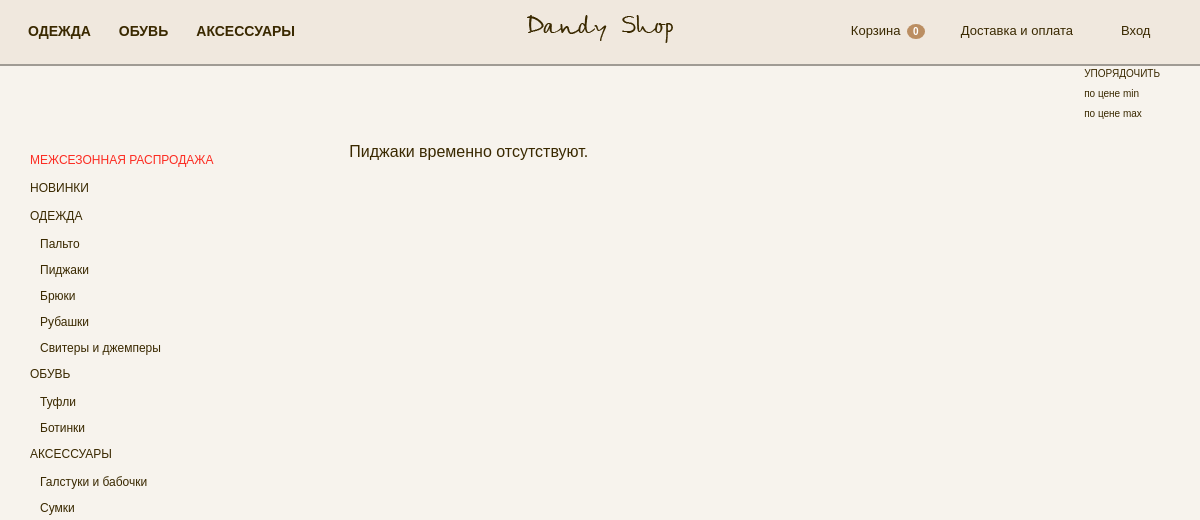
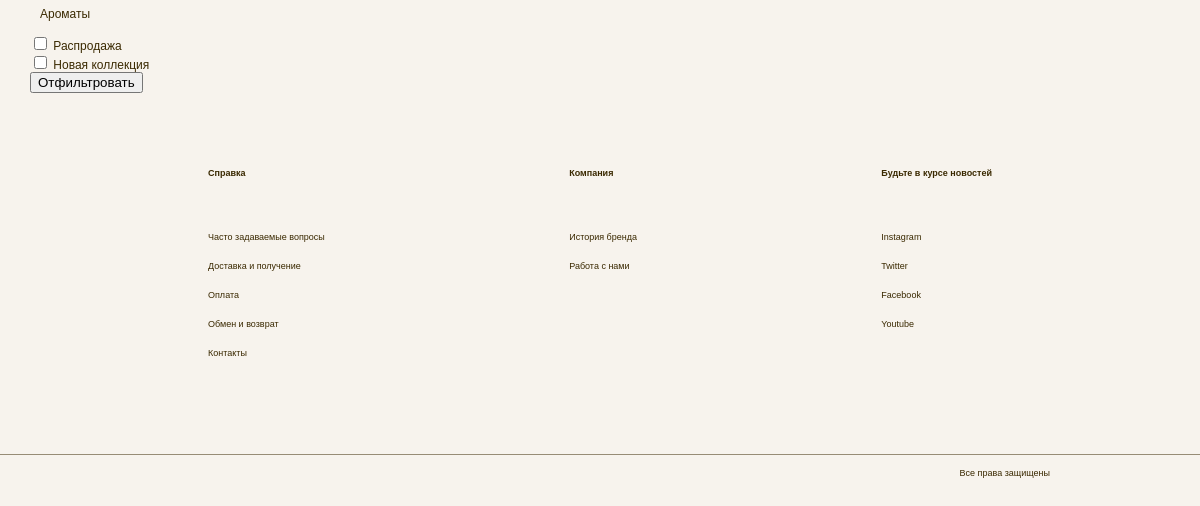
/catalog/2/, run on an earlier commit of the app's database (2 pictures, top to bottom).
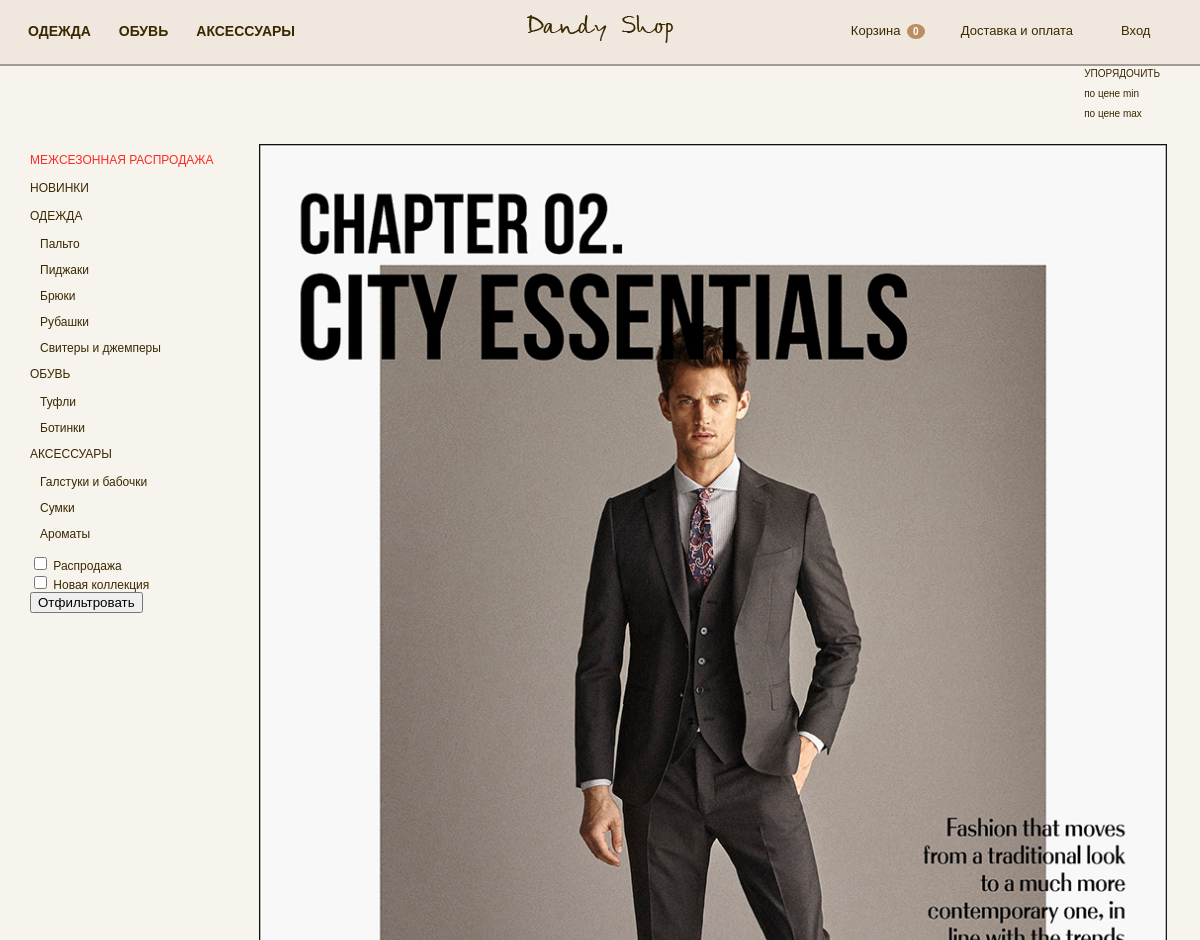
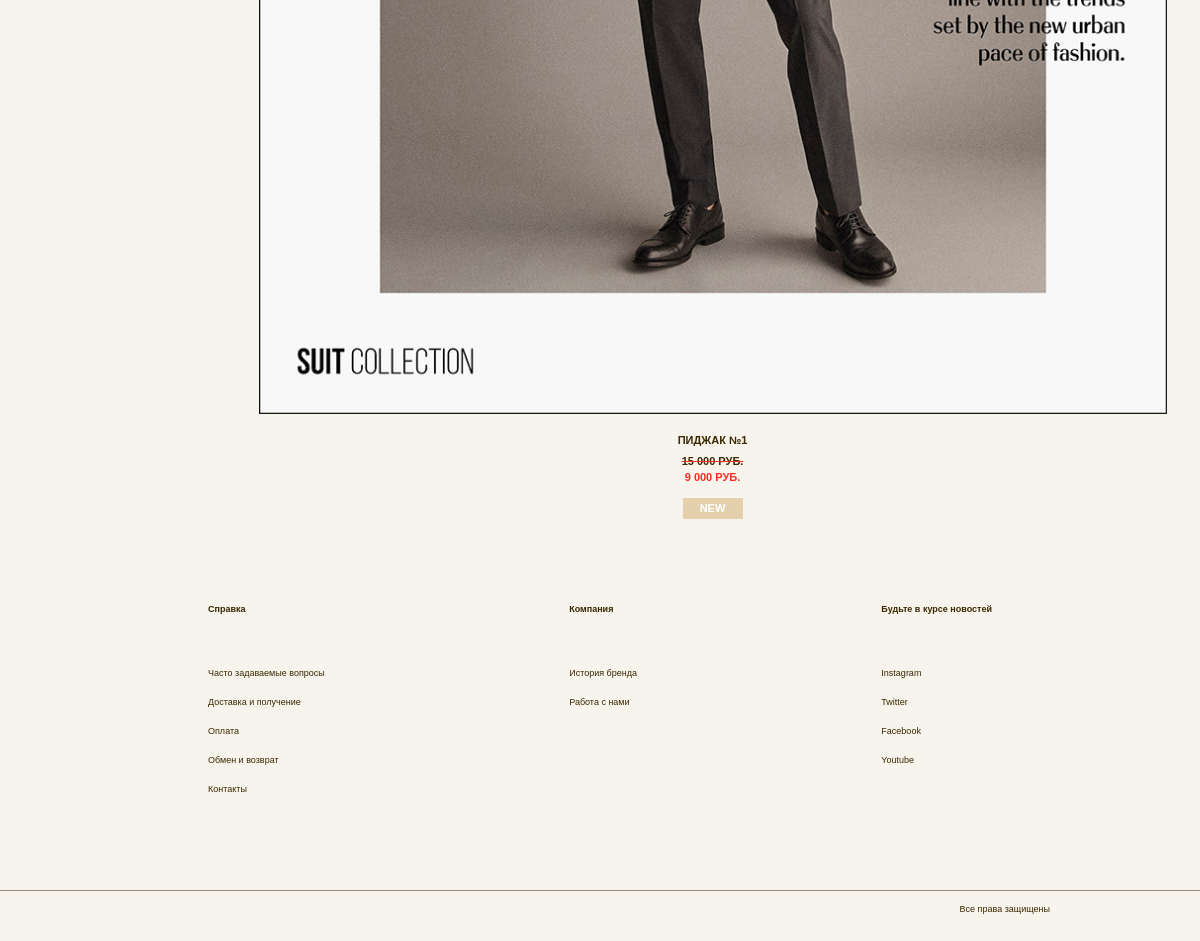
And on a later commit of the database (2 pictures, top to bottom).
### catalogApp/models.py (models this page shows, shortened)
class Subcatalog(models.Model):
    fk_catalog = models.ForeignKey(
        Catalog, on_delete=models.SET_NULL, related_name='subcatalogs',
        null=True
    )
    name = models.CharField(max_length=100)

### productApp/models.py (models this page shows, shortened)
class Product(models.Model):
    fk_subcatalog = models.ForeignKey(
        Subcatalog, on_delete=models.SET_NULL, related_name='products',
        null=True
    )
    name = models.CharField(max_length=100)
    description = models.TextField(blank=True)
    price = models.PositiveIntegerField(default=0)
    old_price = models.PositiveIntegerField(default=0, blank=True)
    new = models.BooleanField(default=False, blank=True)

class ImageProduct(models.Model):
    fk_product = models.ForeignKey(
        Product, on_delete=models.CASCADE, related_name='images_product')
    image = models.ImageField(
        blank=True, upload_to='imagesProduct')

### catalogApp/views.py (the view)
# urls.py: re_path(r'(?P<subcatalog_id>\d+)/$', views.catalog_list, name='catalog'),
def catalog_list(request, subcatalog_id):
    template = 'catalogApp/catalog.html'
    subcatalog = get_object_or_404(Subcatalog, id=subcatalog_id)
    products = subcatalog.products.all()
    sale = request.GET.getlist('sale', [None])[0]
    new = request.GET.getlist('new', [None])[0]
    sort_price = request.GET.get('sort', False)
    if sale:
        products = products.filter(old_price__gt=0)
    if new:
        products = products.filter(new=True)
    if sort_price:
        if sort_price == 'min_price':
            products = products.order_by('price')
        elif sort_price == 'max_price':
            products = products.order_by('-price')
    context = {
        'subcatalog_name': subcatalog.name,
        'subcatalog_id': subcatalog.id,
        'products': products,
        'sale': sale,
        'new': new,
        'sort_price': sort_price,
    }
    return render(request, template, context)

### accountApp/context_processors.py (called while the page is built)
def get_username(request):
    return {
        'is_auth': auth.get_user(request).is_authenticated,
    }

### main/context_processors.py (called while the page is built)
def get_subcatalog_state(request):
    def get_subcatalog(id_catalog, flag=False):
        arr = []
        clothes = Subcatalog.objects.filter(fk_catalog_id=id_catalog)
        for x in clothes:
            if flag:
                products = Product.objects.filter(fk_subcatalog_id=x, new=True)
            else:
                products = Product.objects.filter(fk_subcatalog_id=x, old_price__gt=0)
            if products:
                arr.append((x.id, x.name))
        return arr
    context = {
        'clothes_sale': get_subcatalog('1'),
        'shoes_sale': get_subcatalog('2'),
        'accessories_sale': get_subcatalog('3'),
        'clothes_new': get_subcatalog('1', True),
        'shoes_new': get_subcatalog('2', True),
        'accessories_new': get_subcatalog('3', True),
    }
    return context

### orderApp/context_processors.py (called while the page is built)
def get_order(request):
    return {
        'order_len': Order(request).__len__(),
    }

### orderApp/order.py (called while the page is built)
    def __len__(self):
        return sum(item['count'] for item in self.order.values())

### productApp/models.py (called while the page is built)
    def __str__(self):
        return str(self.size)

### catalogApp/templates/catalogApp/catalog.html (shortened to what this page needs)
{% extends 'base_template.html' %}
{% load staticfiles %}
{% load humanize %}
{% block style %}
    {% static 'catalogApp/css/catalog_style.css' %}
{% endblock %}
{% block context %}
    <section class="sorted">
        <div class="container">
            <nav>
                <ul>
                    <li><h4>Упорядочить</h4></li>
                    <li>
                        <label for="id_sort_0">
                            по цене min
                        </label>
                    </li>
                    <li>
                        <label for="id_sort_1">
                            по цене max
                        </label>
                    </li>
                </ul>
            </nav>
        </div>
    </section>
    <section class="catalog_list">
        <div class="container">
            <div class="view_catalog">
                <nav class="view_menu_catalog">
                     <ul>
                        <li class="red_text">
                            <h2>Межсезонная распродажа</h2>
                        </li>
                        <li>
                            <h2>Новинки</h2>
                        </li>
                        <li>
                            <h2>Одежда</h2>
                            <ul>
                                <li><a href="{% url 'catalogApp:catalog' '1' %}?{{ request.GET.urlencode }}">Пальто</a></li>
                                <li><a href="{% url 'catalogApp:catalog' '2' %}?{{ request.GET.urlencode }}">Пиджаки</a></li>
                                <li><a href="{% url 'catalogApp:catalog' '3' %}?{{ request.GET.urlencode }}">Брюки</a></li>
                                <li><a href="{% url 'catalogApp:catalog' '4' %}?{{ request.GET.urlencode }}">Рубашки</a></li>
                                <li><a href="{% url 'catalogApp:catalog' '5' %}?{{ request.GET.urlencode }}">Свитеры и джемперы</a></li>
                            </ul>
                        </li>
                        <li>
                            <h2>Обувь</h2>
                            <ul>
                                <li><a href="{% url 'catalogApp:catalog' '6' %}?{{ request.GET.urlencode }}">Туфли</a></li>
                                <li><a href="{% url 'catalogApp:catalog' '7' %}?{{ request.GET.urlencode }}">Ботинки</a></li>
                            </ul>
                        </li>
                        <li>
                            <h2>Аксессуары</h2>
                            <ul>
                                <li><a href="{% url 'catalogApp:catalog' '8' %}?{{ request.GET.urlencode }}">Галстуки и бабочки</a></li>
                                <li><a href="{% url 'catalogApp:catalog' '9' %}?{{ request.GET.urlencode }}">Сумки</a></li>
                                <li><a href="{% url 'catalogApp:catalog' '10' %}?{{ request.GET.urlencode }}">Ароматы</a></li>
                            </ul>
                        </li>
                    </ul>
                    <div class="filter">
                        <label for="sale">
                            <input form="filter_and_sort" type="checkbox" name="sale"
                                   value="True" id="sale"
                            >
                            Распродажа <br>
                        </label>
                        <label for="new">
                            <input form="filter_and_sort" type="checkbox" name="new"
                                   value="True" id="new"
                            >
                            Новая коллекция <br>
                        </label>
                        <button form="filter_and_sort" type="submit">Отфильтровать</button>
                    </div>
                </nav>
                <div class="view_tile_catalog">
                    {% if products %}
                        {% for product in products %}
                            <div class="{% cycle 'tile_box_1' 'tile_box_2' 'tile_box_3' %}">
                                <a href="{% url 'productApp:product' product.id %}" class="link_image">
                                    <img src="{{ product.images_product.first.image.url }}" alt="">
                                </a>
                                <a href="{% url 'productApp:product' product.id %}" class="link_text">
                                    <h3>{{ product.name }}</h3>
                                    {% if product.old_price %}
                                        <div class="sale">
                                            <h3>{{ product.old_price|intcomma }} руб.</h3>
                                            <h4>{{ product.price|intcomma }} руб.</h4>
                                        </div>
                                    {% else %}
                                        <h3>{{ product.price|intcomma }} руб.</h3>
                                    {% endif %}
                                    {% if product.new %}
                                        <div class="new">
                                            <h5>new</h5>
                                        </div>
                                    {% endif %}
                                </a>
                            </div>
                        {% endfor %}
                    {% else %}
                        <h2>{{ subcatalog_name }} временно отсутствуют.</h2>
                    {% endif %}
                    </div>
                </div>
            </div>
    </section>
{% endblock %}

### templates/base_template.html (shortened to what this page needs)
{% load staticfiles %}
<!DOCTYPE html>
<html lang='ru'>
<head>
	<link rel="stylesheet" href={% static 'css/reset.css' %}>
    <link rel="stylesheet" href="{% static 'css/base_style.css' %}">
	<link rel='stylesheet' href='{% block style %}{% endblock %}'>
</head>
<body>
	<header class="header">
		<div class="container">
			<div class="main">
				<nav class="menu catalog">
					<ul>
						<li>
							<a>Одежда</a>
						</li>
						<li>
							<a>Обувь</a>
						</li>
						<li>
							<a>Аксессуары</a>
						</li>
					</ul>
				</nav>
				<a href="{% url 'main:index' %}" class="logo"><img src={% static 'images/logo.png' %} alt="DandyShop"></a>
				<nav class="menu navigation">
					<ul>
						<li>
                            <a href="{% url 'orderApp:order_detail' %}">
                                Корзина
                            </a>
                            <span class="order_count">
                                {{ order_len }}
                            </span>
                        </li>
						<li><a href="#">Доставка и оплата</a></li>
                        {% if is_auth %}
                            <li><a href="{% url 'accountApp:logout' %}">Выход</a></li>
                        {% else %}
                            <li><a href="{% url 'accountApp:login' %}">Вход</a></li>
                        {% endif %}
					</ul>
				</nav>
			</div>
		</div>
	</header>
    <section class="void_for_header"></section>
	{% block context %}{% endblock %}
	<footer>
		<div class="container">
			<div class="block_footer">
				<div>
					<h3>Справка</h3>
					<div class="box_link_footer">
						<a href="#">Часто задаваемые вопросы</a>
						<a href="#">Доставка и получение</a>
						<a href="#">Оплата</a>
						<a href="#">Обмен и возврат</a>
						<a href="#">Контакты</a>
					</div>
				</div>
				<div>
					<h3>Компания</h3>
					<div class="box_link_footer">
						<a href="#">История бренда</a>
						<a href="#">Работа с нами</a>
					</div>
				</div>
				<div>
					<h3>Будьте в курсе новостей</h3>
					<div class="box_link_footer">
						<a href="#">Instagram</a>
						<a href="#">Twitter</a>
						<a href="#">Facebook</a>
						<a href="#">Youtube</a>
					</div>
				</div>
			</div>
		</div>
	</footer>
	<section class="protection">
		<div class="container">
			<h3>Все права защищены</h3>
		</div>
	</section>
</body>
</html>

### static/css/base_style.css (style rules this page uses)
body { font-family: "century gothic", sans-serif; color: #3a2900; background-color: #f7f3ed; }
.container { max-width: 1200px; margin: 0 auto; }
.header { top: 0; width: 100%; position: fixed; z-index: 10; background: #f0e8de; border-bottom: 2px solid #a09b94; }
.main { padding: 15px 0 18px; display: flex; align-items: center; }
.menu > ul { display: flex; }
.menu a { padding: 5px 14px 10px; margin-bottom: 5px; text-decoration: none; color: #3a2900; }
.catalog { flex: 4; font-size: 14px; font-weight: bold; text-transform: uppercase; }
.catalog ul li > a { cursor: default; }
.catalog ul > li:first-child { margin-left: 14px; }
.logo { flex: 1; text-align: center; }
.navigation { flex: 4; font-size: 13px; }
.navigation ul { justify-content: flex-end; }
.navigation ul li { margin-left: 20px; }
.navigation ul li:first-child { width: 100px; }
.navigation ul li:first-child a { padding-right: 3px; }
.order_count { background-color: #bb8e62; font-size: 10px; font-weight: bold; color: #fff; border-radius: 50%; padding: 2px 6px; }
.navigation ul li:nth-child(2) { margin-left: 10px; }
.navigation ul li:last-child { margin-right: 28px; width: 65px; }
.void_for_header { height: 64px; }
.block_footer { display: flex; justify-content: space-between; padding: 76px 208px; }
.block_footer h3 { font-size: 9px; font-weight: bold; margin-bottom: 55px; }
.box_link_footer a { display: block; font-size: 9px; color: #3a2900; text-decoration: none; margin-bottom: 20px; }
.protection { border-top: 1px solid #978c76; }
.protection h3 { float: right; font-size: 9px; margin: 14px 150px 28px 0; }

### catalogApp/static/catalogApp/css/catalog_style.css (style rules this page uses)
.sorted { overflow: hidden; margin-bottom: 10px; }
.sorted nav { margin: 5px 40px; float: right; font-size: 10px; }
.sorted li { margin-bottom: 10px; }
.sorted h4 { text-transform: uppercase; }
.view_catalog { display: flex; align-items: flex-start; }
.view_menu_catalog { flex: 1; font-size: 12px; margin-top: 10px; margin-left: 30px; position: sticky; top: 75px; }
.view_menu_catalog h2 { text-transform: uppercase; margin-bottom: 16px; }
.view_menu_catalog a { display: block; margin-bottom: 14px; color: #3a2900; text-decoration: none; font-weight: normal; }
.red_text h2 { color: #fc2c22; }
.view_menu_catalog ul li ul { margin-left: 10px; }
.view_tile_catalog { flex: 5; display: grid; grid-template-columns: 1fr 1fr; grid-row-gap: 70px; justify-items: center; align-self: start; justify-content: space-between; }
.tile_box_1, .tile_box_2, .tile_box_3 { text-align: center; background-repeat: no-repeat; background-size: contain; }
.tile_box_1 img, .tile_box_2 img, .tile_box_3 img { width: 100%; }
.tile_box_1 { width: 908px; grid-column: 1/3; }
.tile_box_1 a, .tile_box_2 a, .tile_box_3 a { display: block; font-size: 11px; font-weight: bold; text-decoration: none; text-transform: uppercase; }
.link_text { padding-top: 20px; color: #3a2900; }
.link_text h3, .link_text h4 { margin-bottom: 10px; }
.sale h3 { text-decoration: #fc2c22 line-through; margin-bottom: 5px; }
.sale h4 { color: #fc2c22; }
.new { padding: 5px 0; background-color: #e5d0ae; width: 60px; text-align: center; margin: 15px auto 10px; font-size: 11px; color: #fff; text-transform: uppercase; }

What changed in the data, as far as the page shows it:
no longer on this page (row unchanged): Subcatalog: name "Пиджаки"
added Product: images_product.first.image (picture), name "ПИДЖАК №1", old_price "15 000", price "9 000", new "NEW"
Also different on the page:
text no longer shown: "временно отсутствуют."
